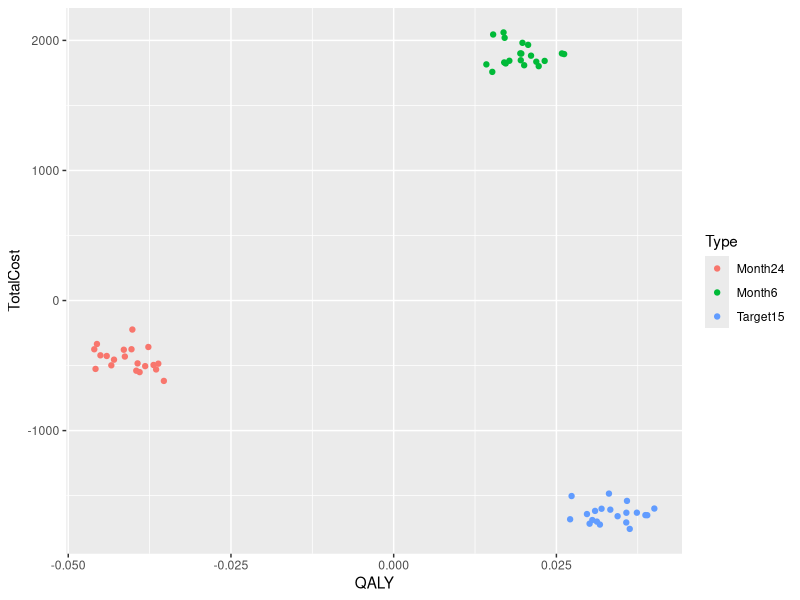

This chart was generated by the following R code:
UsualCare = read.csv("Usual.csv",header = T)
Target15 = read.csv("15.csv",header = T)
Month6 = read.csv ("6.csv",header = T)
Month24 = read.csv ("24.csv",header = T)
UsualCare$Type = "UsualCare"
Target15$Type = "Target15"
Month6$Type = "Month6"
Month24$Type = "Month24"

#QALY
Target15$QALY = Target15$QALY - UsualCare$QALY
Month6$QALY = Month6$QALY - UsualCare$QALY
Month24$QALY = Month24$QALY- UsualCare$QALY
#TotalCost
Target15$TotalCost = Target15$TotalCost - UsualCare$TotalCost
Month6$TotalCost = Month6$TotalCost - UsualCare$TotalCost
Month24$TotalCost = Month24$TotalCost- UsualCare$TotalCost

MasterData = rbind(Target15,Month6,Month24)
library(ggplot2)
qplot(QALY,TotalCost,data = MasterData,color = Type)
